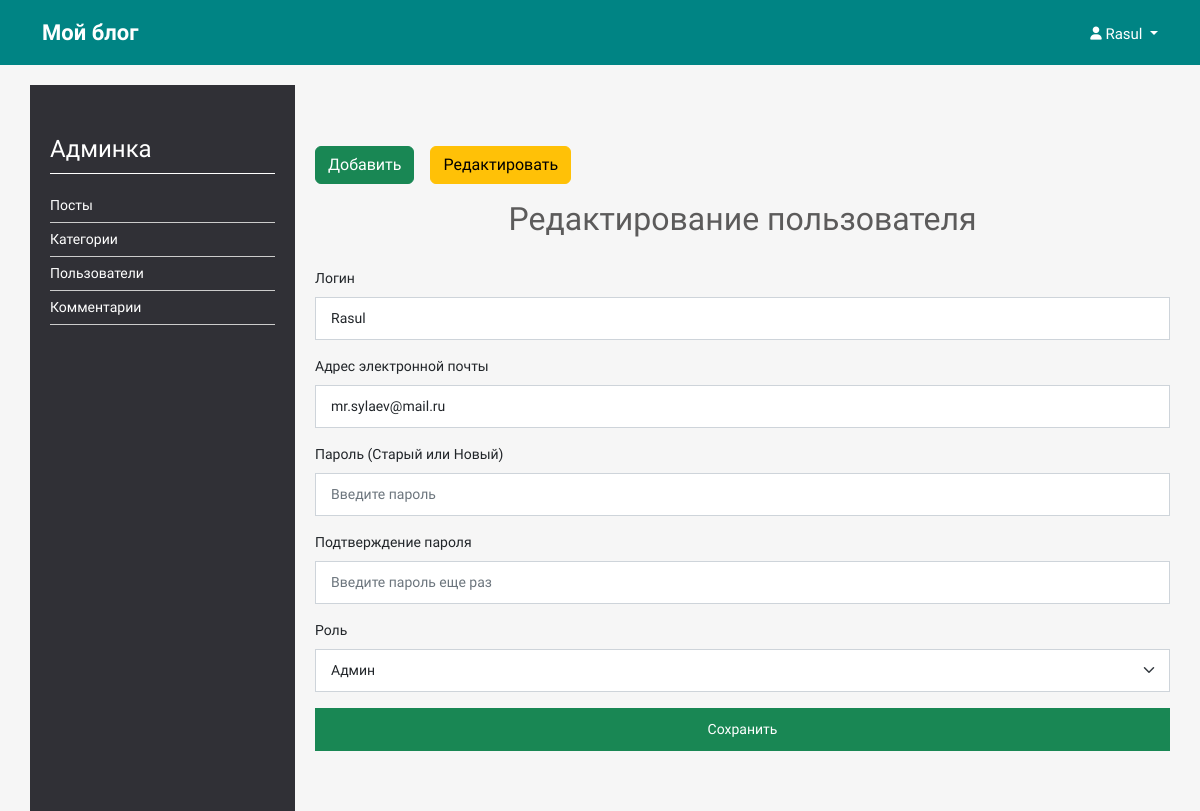
The page /admin/users/edit/51/ (signed in) on the database its author committed.
### tables this page shows
CREATE TABLE `users` (
  `id` int(12) NOT NULL AUTO_INCREMENT,
  `role` varchar(15) DEFAULT 'user',
  `username` varchar(255) NOT NULL,
  `email` varchar(255) NOT NULL,
  `password` varchar(255) NOT NULL,
  `createdAt` timestamp NOT NULL DEFAULT CURRENT_TIMESTAMP,
  PRIMARY KEY (`id`),
  UNIQUE KEY `email` (`email`)
);

### app/controllers/admin/UsersController.php (called while the page is built, shortened)
<?php
$id         = isset($segments[3]) ? htmlspecialchars(trim($segments[3])) : '';
if ($_SERVER['REQUEST_METHOD'] === 'GET' && isset($segments[2]) && $segments[2] === 'edit' && isset($segments[3])) {
    $user = selectOne('users', ["id" => $id]);
    $login    = $user['username'];
    $email    = $user['email'];
    $role     = $user['role'];
}

### app/database/db.php (called while the page is built, shortened)
<?php
require_once "config_db.php";
function queryCheckError($query) {
    $errInfo = $query->errorInfo();
}
function selectOne($table, $params = []) {
    global $db;
    $sql = "SELECT * FROM $table";
    if (!empty($params)) {
        $i = 0;
        foreach ($params as $key => $value) {
            if ($i === 0) {
                $sql .= " WHERE $key = $value";
            } else {
                $sql .= " AND $key = $value";
            }
            $i++;
        }
    }
    $query = $db->prepare($sql);
    $query->execute();
    return $query->fetch();
}

### app/pages/admin/users/edit.php (the view, shortened to what this page needs)
<?php
    include "app/controllers/admin/UsersController.php";
?>
<!doctype html>
<html lang="en">
<head>
    <link href="https://cdn.jsdelivr.net/npm/bootstrap@5.2.0-beta1/dist/css/bootstrap.min.css" rel="stylesheet">
    <link rel="stylesheet" href="/assets/css/admin.css">
</head>
<body>
    <div class="wrapper">
        <? include "app/components/admin-header.php"; ?>
        <main>
            <section class="content">
                <div class="container h-100">
                    <div class="row h-100">
                        <? include "app/components/admin-sidebar.php"; ?>
                        <div class="main-content col-12 col-md-9">
                            <div class="d-flex gap-2 my-3">
                                <a class="btn btn-success w-auto" href="/admin/users/create/">Добавить</a> <br>
                                <a class="btn btn-warning w-auto" href="/admin/users/">Редактировать</a>
                            </div>
                            <div class="add-post">
                                <h2 class="posts-title">Редактирование пользователя</h2>
                                <form class="col-12 m-auto" method="post">
                                    <div class="mb-3">
                                        <label for="exampleInputLogin" class="form-label">Логин</label>
                                        <input type="text" class="form-control" id="exampleInputLogin" name="login" value="<?=$login?>" placeholder="Введите логин">
                                    </div>
                                    <div class="mb-3">
                                        <label for="exampleInputEmail1" class="form-label">Адрес электронной почты</label>
                                        <input type="email" class="form-control" id="exampleInputEmail1" name="email" value="<?=$email?>" aria-describedby="emailHelp" placeholder="Введите email">
                                    </div>
                                    <div class="mb-3">
                                        <label for="exampleInputPassword1" class="form-label">Пароль (Старый или Новый)</label>
                                        <input type="password" class="form-control" id="exampleInputPassword1" name="password" placeholder="Введите пароль">
                                    </div>
                                    <div class="mb-3">
                                        <label for="exampleInputPassword2" class="form-label">Подтверждение пароля</label>
                                        <input type="password" class="form-control" id="exampleInputPassword2" name="password2" placeholder="Введите пароль еще раз" >
                                    </div>
                                    <div class="mb-3">
                                        <label class="form-label">Роль</label>
                                        <select class="form-select" name="role">
                                            <option value="admin" <? if ($role === 'admin') echo "selected"; ?>>Админ</option>
                                        </select>
                                    </div>
                                    <button type="submit" class="btn btn-success w-100" name="edit-user">Сохранить</button>
                                </form>
                            </div>
                        </div>
                    </div>
                </div>
            </section>
        </main>
    </div>
</body>
</html>

### assets/css/admin.css (style rules this page uses)
body { font-size: 14px; background: #f6f6f6; }
* { font-family: "Finlandica", cursive; }
html, h1, h2, h3, h4, h5, h6 { color: #5c5b5b; }
input:not([type=checkbox]), textarea, button, select { padding: 10px 15px !important; width: 100% !important; font-size: 14px !important; border-radius: 0 !important; }
a { color: inherit; text-decoration: none; -webkit-transition: all 100ms ease-in-out; transition: all 100ms ease-in-out; }
.wrapper { min-height: 100vh; display: -webkit-box; display: -ms-flexbox; display: flex; -webkit-box-orient: vertical; -webkit-box-direction: normal; -ms-flex-direction: column; flex-direction: column; }
main { -webkit-box-flex: 1; -ms-flex-positive: 1; flex-grow: 1; }
main > .content { padding: 20px 0; height: calc(100vh - 65px) !important; }
.main-content { padding: 45px 0 60px; }
.posts-title { margin: 0 0 30px; text-align: center; }

### rows shown on the page
users: login "Rasul", email "mr.sylaev@mail.ru", role "Админ"

### other values the page prints
$_SESSION['login'] "Rasul"
